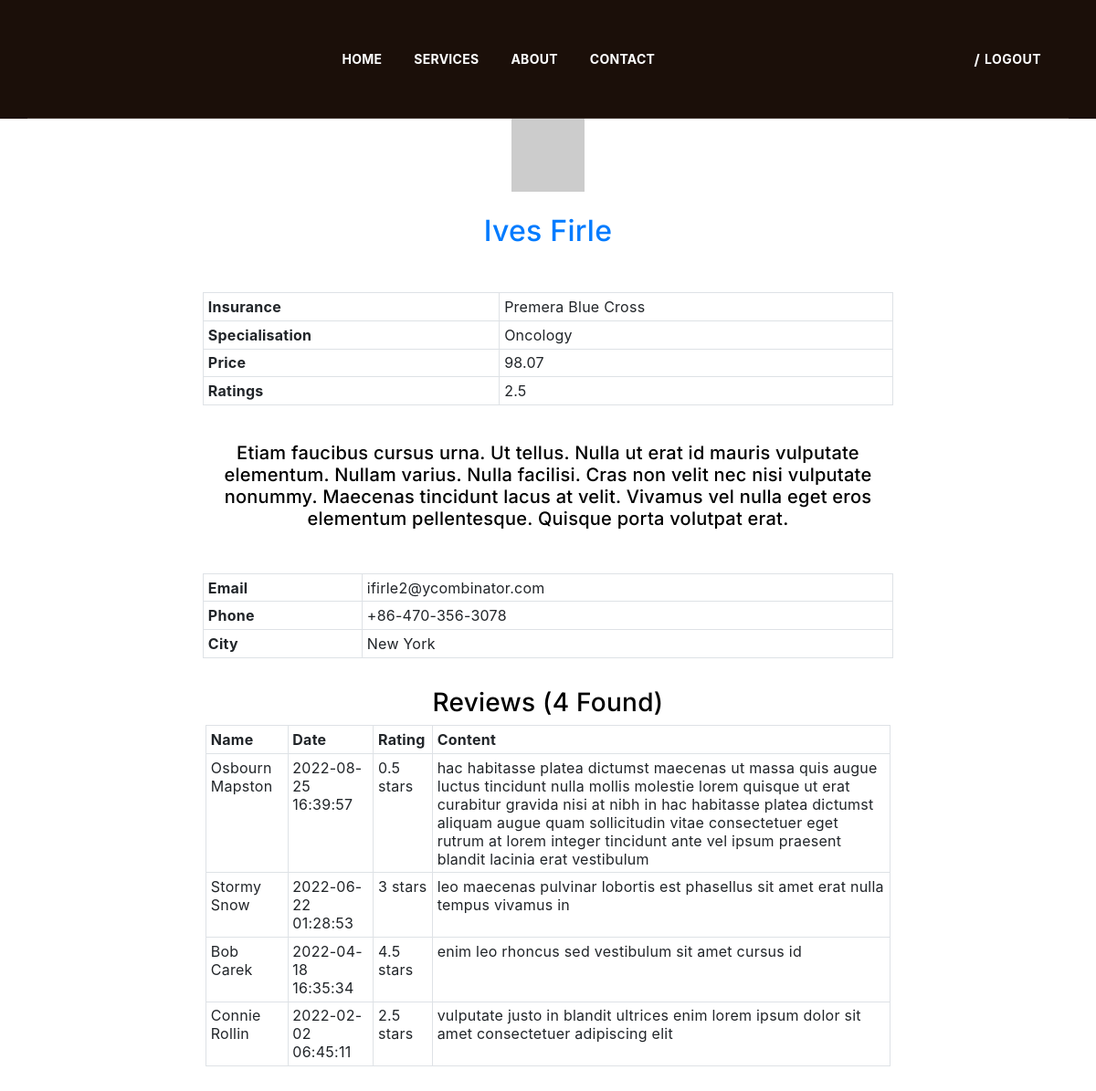
Page /php/doctor/myProfile.php?id=3 on the committed database.
### tables this page shows
CREATE TABLE `doctors` (
  `id` int(11) NOT NULL,
  `username` varchar(50) NOT NULL,
  `password` varchar(255) NOT NULL,
  `name` varchar(255) DEFAULT NULL,
  `email` varchar(255) DEFAULT NULL,
  `avatarUrl` varchar(255) DEFAULT NULL,
  `phone` varchar(50) DEFAULT NULL,
  `location` varchar(255) DEFAULT NULL,
  `insurance` varchar(255) DEFAULT NULL,
  `specialisation` varchar(255) DEFAULT NULL,
  `price` double DEFAULT NULL,
  `description` text DEFAULT NULL
);

CREATE TABLE `reviews` (
  `id` int(11) NOT NULL,
  `date` datetime NOT NULL,
  `content` text DEFAULT NULL,
  `rating` int(11) DEFAULT NULL,
  `patientID` int(11) NOT NULL,
  `doctorID` int(11) NOT NULL
);

CREATE TABLE `patients` (
  `id` int(11) NOT NULL,
  `username` varchar(50) NOT NULL,
  `password` varchar(255) NOT NULL,
  `name` varchar(255) DEFAULT NULL,
  `email` varchar(255) DEFAULT NULL,
  `phone` varchar(50) DEFAULT NULL
);

### php/doctor/myProfile.php (the view, shortened to what this page needs)
<?php
include("../connect.php");
$id = htmlspecialchars($_GET["id"]);
$query ="SELECT * FROM doctors WHERE id={$id}";
$result = $conn->query($query);
if($result->num_rows == 1){
    $doctor = mysqli_fetch_all($result, MYSQLI_ASSOC)[0];
}
$query ="SELECT AVG(rating) as avg FROM reviews WHERE doctorID={$id}";
$result = $conn->query($query);
if($result->num_rows == 1){
    $rating = mysqli_fetch_all($result, MYSQLI_ASSOC)[0]["avg"];
    $rating = round($rating)/2;
}
$reviewCount = 0;
$query ="SELECT p.name, r.date, r.rating, r.content FROM reviews as r JOIN patients as p ON r.patientID=p.id WHERE doctorID={$id} ORDER BY date DESC";
$result = $conn->query($query);
if($result->num_rows > 0){
    $reviews = mysqli_fetch_all($result, MYSQLI_ASSOC);
    $reviewCount = count($reviews);
}
?>
<html>
<head>
    <link href="../assets/css/style.css" rel="stylesheet" />
    <link rel="stylesheet" href="https://cdn.jsdelivr.net/npm/bootstrap@4.2.1/dist/css/bootstrap.min.css">
</head>
<body>
<div>
    <div class="content-wrapper">
    <header class="header-area header-default transparent sticky" style="background-color : #1B0F09 !important">
      <div class="container">
        <div class="row align-items-center">
          <div class="col-lg-12">
            <div class="header-align">
              <div class="header-navigation-area">
                <ul class="main-menu nav justify-content-center">
                  <li id="home"><a href="../index.php">Home</a></li>
                  <li id="services"><a href="../services.php">Services</a></li>
                  <li id="about"><a href="../about.php">About</a></li>
                  <li id="contact"><a href="../contact.php">Contact</a></li>
                </ul>
              </div>
              <div class="header-action-area">
                <div class="login-reg">
                  <a href=""><?php echo $_SESSION['username']?></a><span>/</span><a href="../logout.php">logout</a> <i class="icon icofont-user-alt-3"></i>
                </div>
              </div>
            </div>
          </div>
        </div>
      </div>
    </header>
    <div class="container-fluid text-center">
            <?php echo "<img src={$doctor["avatarUrl"]} alt='Doctor Avatar'>" ?>
            <?php echo "<h2 class='text-primary m-4'>{$doctor["name"]}</h2>"?>
            <div class="col-sm-12 col-md-10 col-lg-8 mx-auto mt-4">
                <div class="row mt-5">
                    <div class="table-responsive table-sm">
                        <table class="table table-hover table-bordered">
                            <tr>
                                <th scope="row">Insurance</th>
                                <td><?php echo $doctor["insurance"]?></td>
                            </tr>
                            <tr>
                                <th scope="row">Specialisation</th>
                                <td><?php echo $doctor["specialisation"]?></td>
                            </tr>
                            <tr>
                                <th scope="row">Price</th>
                                <td><?php echo $doctor["price"]?></td>
                            </tr>
                            <tr>
                                <th scope="row">Ratings</th>
                                <td><?php echo $rating?></td>
                            </tr>
                        </table>
                    </div>
                </div>
                <?php echo "<h5 class='mt-4'>{$doctor["description"]}</h5>"?>
                <div class="row mt-5">
                    <div class="table-responsive table-sm">
                        <table class="table table-hover table-bordered">
                            <tr>
                                <th scope="row">Email</th>
                                <td><?php echo $doctor["email"]?></td>
                            </tr>
                            <tr>
                                <th scope="row">Phone</th>
                                <td><?php echo $doctor["phone"]?></td>
                            </tr>
                            <tr>
                                <th scope="row">City</th>
                                <td><?php echo $doctor["location"]?></td>
                            </tr>
                        </table>
                    </div>
                </div>
                <h3 class="mt-3">Reviews (<?php echo $reviewCount?> Found)</h3>
                <div class="table-responsive  table-sm mb-5">
                    <table class="table table-hover table-bordered">
                        <tr>
                            <th>Name</th>
                            <th>Date</th>
                            <th>Rating</th>
                            <th>Content</th>
                        </tr>
                    <?php
                        if ($reviewCount>0) {
                            foreach ($reviews as $key => $value) {
                                $rating = $value['rating']/2;
                                echo "
                                <tr>
                                <td>{$value['name']}</td>
                                <td>{$value['date']}</td>
                                <td>{$rating} stars</td>
                                <td>{$value['content']}</td>
                                </tr>
                            ";
                            }
                        }
                    ?>
                </div>
            </div>
        </div>
    </div>
</div>
</body>
</html>

### rows in the picture
doctors: name "Ives Firle", insurance "Premera Blue Cross", specialisation "Oncology", price "98.07", description "Etiam faucibus cursus urna. Ut tellus. Nulla ut erat id mauris vulputate elementum. Nullam varius. Nulla facilisi. Cras non velit nec nisi vulputate nonummy. Maecenas tincidunt lacus at velit. Vivamus vel nulla eget eros elementum pellentesque. Quisque porta volutpat erat.", email "ifirle2@ycombinator.com", phone "+86-470-356-3078", location "New York"
reviews: patientID.name "Osbourn Mapston", date "2022-08-25 16:39:57", rating "0.5", content "hac habitasse platea dictumst maecenas ut massa quis augue luctus tincidunt nulla mollis molestie lorem quisque ut erat curabitur gravida nisi at nibh in hac habitasse platea dictumst aliquam augue quam sollicitudin vitae consectetuer eget rutrum at lorem integer tincidunt ante vel ipsum praesent blandit lacinia erat vestibulum"
reviews: patientID.name "Stormy Snow", date "2022-06-22 01:28:53", rating "3", content "leo maecenas pulvinar lobortis est phasellus sit amet erat nulla tempus vivamus in"
reviews: patientID.name "Bob Carek", date "2022-04-18 16:35:34", rating "4.5", content "enim leo rhoncus sed vestibulum sit amet cursus id"
reviews: patientID.name "Connie Rollin", date "2022-02-02 06:45:11", rating "2.5", content "vulputate justo in blandit ultrices enim lorem ipsum dolor sit amet consectetuer adipiscing elit"

### other values in the picture
$rating "2.5"
$reviewCount "4"
